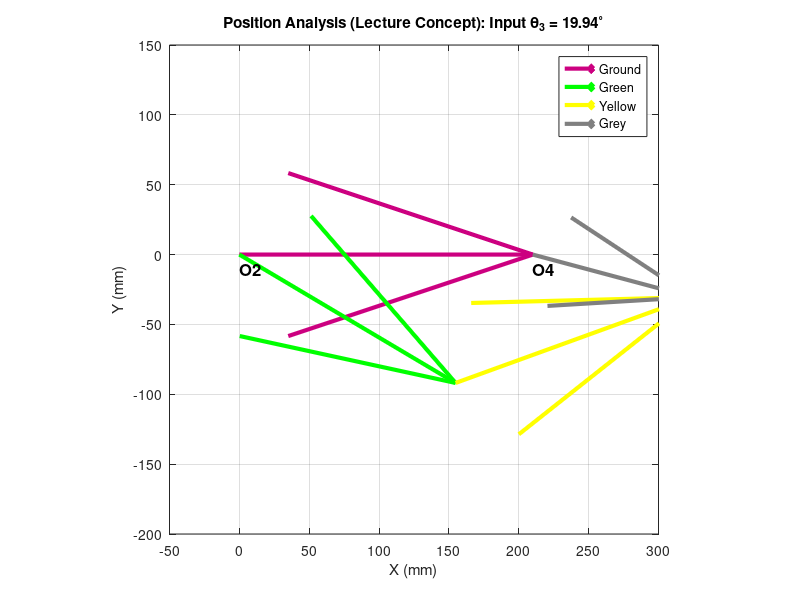

Write MATLAB code to recreate this figure.
clear all; close all; clc;

%% 1. SYSTEM PARAMETERS (กำหนดตัวแปรตามโจทย์)
L1 = 210; % d (Ground)
L2 = 180; % a (Green Link)
L3 = 180; % b (Yellow Coupler Link)
L4 = 118; % c (Grey Link)

a = L2;
b = L3;
c = L4;
d = L1;

% --- INPUT SPECIFICATION ---
% โจทย์กำหนดมุมของ Link 3 (Yellow) เป็น Input
theta3_deg = 19.94;
theta3 = deg2rad(theta3_deg); % q3 in radians

%% 2. ANALYTIC SOLVER (ประยุกต์ Concept สูตรอาจารย์หา theta2)
% จากสมการ Vector Loop: a*e^(j*q2) + b*e^(j*q3) - c*e^(j*q4) - d = 0
% เราทราบ q3 ต้องการหา q2 (Green) และ q4 (Grey)
% จัดรูปสมการให้อยู่ในรูปแบบ A*sin(q2) + B*cos(q2) + C = 0 เพื่อเข้าสูตร

% คำนวณสัมประสิทธิ์ A, B, C สำหรับกรณี Coupler Input (q3 known)
% (หมายเหตุ: สูตรนี้ डिrive มาจาก Vector Loop เดียวกับของอาจารย์)
K_A = 2*a*b*sin(theta3);
K_B = 2*a*(b*cos(theta3) - d);
K_C = a^2 + b^2 + d^2 - c^2 - 2*b*d*cos(theta3);

% แปลงสัมประสิทธิ์เพื่อเข้าสูตร Quadratic (t = tan(q2/2))
% เปรียบเทียบกับรูปแบบของอาจารย์: A_quad*t^2 + B_quad*t + C_quad = 0
A_quad = K_C - K_B;
B_quad = 2 * K_A;
C_quad = K_C + K_B;

% ตรวจสอบ Discriminant
det = B_quad^2 - 4*A_quad*C_quad;
if det < 0
    error('Assembly failed: No real solution for given input angle.');
end

% คำนวณมุม q2 (Green Link) ทั้ง 2 คำตอบ (Open/Crossed)
t_1 = (-B_quad + sqrt(det)) / (2*A_quad);
t_2 = (-B_quad - sqrt(det)) / (2*A_quad);

q2_sol1 = 2*atan(t_1);
q2_sol2 = 2*atan(t_2);

% --- เลือกคำตอบ (Selection) ---
% เงื่อนไข: Green Link ต้องอยู่ใต้ Ground (มุมเป็นลบ หรือ sin(q2) < 0)
if sin(q2_sol1) < 0
    q2 = q2_sol1;
else
    q2 = q2_sol2;
end
q2_deg = rad2deg(q2);

% --- คำนวณ q4 (Grey Link) ---
% เมื่อได้ q2 แล้ว สามารถหา q4 ได้จากสมการ Vector Loop
% R4 = R2 + R3 - R1
R2_vec = a * exp(1j * q2);
R3_vec = b * exp(1j * theta3);
R1_vec = d * exp(1j * 0);
R4_vec = R2_vec + R3_vec - R1_vec;

q4 = angle(R4_vec);
q4_deg = rad2deg(q4);

%% 3. POSITION VECTORS FOR PLOTTING (ใช้รูปแบบ exp แบบอาจารย์)
% สร้าง Vector ของแต่ละก้าน
R_Green = a * exp(1j * q2);       % Link 2 (Green)
R_Yellow = b * exp(1j * theta3);  % Link 3 (Yellow)
R_Grey = c * exp(1j * q4);        % Link 4 (Grey)
R_Ground = d * exp(1j * 0);       % Link 1 (Ground)

% แยก Component Real/Imaginary สำหรับ quiver
R_Green_x = real(R_Green); R_Green_y = imag(R_Green);
R_Yellow_x = real(R_Yellow); R_Yellow_y = imag(R_Yellow);
R_Grey_x = real(R_Grey); R_Grey_y = imag(R_Grey);
R_Ground_x = real(R_Ground); R_Ground_y = imag(R_Ground);

% คำนวณพิกัดจุดปลาย (Absolute Position)
% O2 = (0,0)
Pos_J1 = R_Green;            % ปลาย Green
Pos_J2 = R_Green + R_Yellow; % ปลาย Yellow (ควรเท่ากับ R_Ground + R_Grey)

%% 4. DISPLAY RESULTS
fprintf('========================================\n');
fprintf('RESULTS (ANALYTIC METHOD - LECTURE STYLE)\n');
fprintf('========================================\n');
fprintf('Input Theta3 (Yellow): %8.2f deg\n', theta3_deg);
fprintf('----------------------------------------\n');
fprintf('Calculated Theta2 (Green): %8.2f deg\n', q2_deg);
fprintf('Calculated Theta4 (Grey):  %8.2f deg\n', q4_deg);
fprintf('========================================\n');

%% 5. PLOTTING (ใช้ quiver ตามสไตล์อาจารย์)
figure('Color','w','Position',[100 100 700 500]); hold on; axis equal; grid on; box on;
title(['Position Analysis (Lecture Concept): Input \theta_3 = ' num2str(theta3_deg) '^\circ']);
xlabel('X (mm)'); ylabel('Y (mm)');

% Plot using quiver (Vector style)
% Ground (O2 -> O4) - สีชมพูเข้ม (Dark Pink/Magenta)
quiver(0, 0, R_Ground_x, R_Ground_y, 0, 'Color', [0.8, 0, 0.5], 'MaxHeadSize', 0.5, 'LineWidth', 3, 'DisplayName', 'Ground');

% Link 2 (Green) - O2 -> J1
quiver(0, 0, R_Green_x, R_Green_y, 0, 'g', 'MaxHeadSize', 0.5, 'LineWidth', 3, 'DisplayName', 'Green');

% Link 3 (Yellow) - J1 -> J2
quiver(R_Green_x, R_Green_y, R_Yellow_x, R_Yellow_y, 0, 'y', 'MaxHeadSize', 0.5, 'LineWidth', 3, 'DisplayName', 'Yellow');

% Link 4 (Grey) - O4 -> J2 (วาดจาก O4 ขึ้นไปชน J2 เพื่อให้หัวลูกศรชนกันแบบ Vector Loop ปิด)
% หรือวาดแบบอาจารย์คือจาก O4 ไปปลาย
quiver(R_Ground_x, R_Ground_y, R_Grey_x, R_Grey_y, 0, 'Color', [0.5 0.5 0.5], 'MaxHeadSize', 0.5, 'LineWidth', 3, 'DisplayName', 'Grey');

% Add Labels
text(0, -10, 'O2', 'FontSize', 12, 'FontWeight', 'bold');
text(R_Ground_x, -10, 'O4', 'FontSize', 12, 'FontWeight', 'bold');
legend('Location', 'northeast');

% ปรับแกนให้สวยงาม
xlim([-50 300]); ylim([-200 150]);
